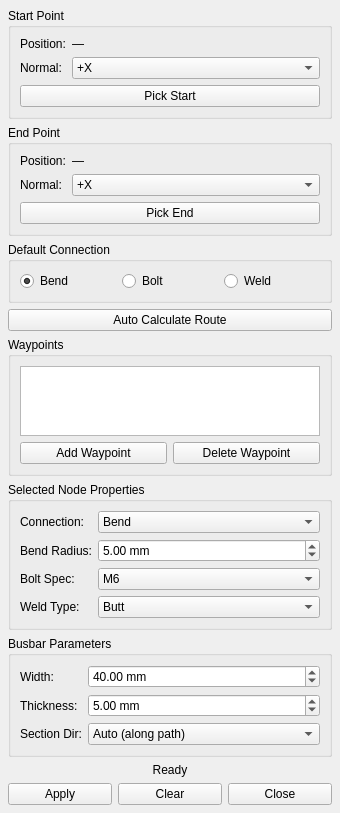
<?xml version="1.0" encoding="UTF-8"?>
<ui version="4.0">
 <class>WidgetBusbar</class>
 <widget class="QWidget" name="WidgetBusbar">
  <property name="geometry">
   <rect>
    <x>0</x>
    <y>0</y>
    <width>340</width>
    <height>700</height>
   </rect>
  </property>
  <property name="windowTitle">
   <string>Busbar Routing</string>
  </property>
  <layout class="QVBoxLayout" name="verticalLayoutMain">
   <property name="margin">
    <number>8</number>
   </property>
   <property name="spacing">
    <number>6</number>
   </property>

   <!-- ============ Start Point ============ -->
   <item>
    <widget class="QGroupBox" name="groupBoxStart">
     <property name="title">
      <string>Start Point</string>
     </property>
     <layout class="QFormLayout" name="formLayoutStart">
      <item row="0" column="0">
       <widget class="QLabel" name="labelStartPos">
        <property name="text"><string>Position:</string></property>
       </widget>
      </item>
      <item row="0" column="1">
       <widget class="QLabel" name="labelStartPosValue">
        <property name="text"><string>—</string></property>
       </widget>
      </item>
      <item row="1" column="0">
       <widget class="QLabel" name="labelStartNormal">
        <property name="text"><string>Normal:</string></property>
       </widget>
      </item>
      <item row="1" column="1">
       <widget class="QComboBox" name="comboBoxStartNormal">
        <item><property name="text"><string>+X</string></property></item>
        <item><property name="text"><string>-X</string></property></item>
        <item><property name="text"><string>+Y</string></property></item>
        <item><property name="text"><string>-Y</string></property></item>
        <item><property name="text"><string>+Z</string></property></item>
        <item><property name="text"><string>-Z</string></property></item>
       </widget>
      </item>
      <item row="2" column="0" colspan="2">
       <widget class="QPushButton" name="pushButtonPickStart">
        <property name="text"><string>Pick Start</string></property>
       </widget>
      </item>
     </layout>
    </widget>
   </item>

   <!-- ============ End Point ============ -->
   <item>
    <widget class="QGroupBox" name="groupBoxEnd">
     <property name="title">
      <string>End Point</string>
     </property>
     <layout class="QFormLayout" name="formLayoutEnd">
      <item row="0" column="0">
       <widget class="QLabel" name="labelEndPos">
        <property name="text"><string>Position:</string></property>
       </widget>
      </item>
      <item row="0" column="1">
       <widget class="QLabel" name="labelEndPosValue">
        <property name="text"><string>—</string></property>
       </widget>
      </item>
      <item row="1" column="0">
       <widget class="QLabel" name="labelEndNormal">
        <property name="text"><string>Normal:</string></property>
       </widget>
      </item>
      <item row="1" column="1">
       <widget class="QComboBox" name="comboBoxEndNormal">
        <item><property name="text"><string>+X</string></property></item>
        <item><property name="text"><string>-X</string></property></item>
        <item><property name="text"><string>+Y</string></property></item>
        <item><property name="text"><string>-Y</string></property></item>
        <item><property name="text"><string>+Z</string></property></item>
        <item><property name="text"><string>-Z</string></property></item>
       </widget>
      </item>
      <item row="2" column="0" colspan="2">
       <widget class="QPushButton" name="pushButtonPickEnd">
        <property name="text"><string>Pick End</string></property>
       </widget>
      </item>
     </layout>
    </widget>
   </item>

   <!-- ============ Default Connection Type ============ -->
   <item>
    <widget class="QGroupBox" name="groupBoxConnection">
     <property name="title">
      <string>Default Connection</string>
     </property>
     <layout class="QHBoxLayout" name="hLayoutConn">
      <item>
       <widget class="QRadioButton" name="radioButtonBend">
        <property name="text"><string>Bend</string></property>
        <property name="checked"><bool>true</bool></property>
       </widget>
      </item>
      <item>
       <widget class="QRadioButton" name="radioButtonBolt">
        <property name="text"><string>Bolt</string></property>
       </widget>
      </item>
      <item>
       <widget class="QRadioButton" name="radioButtonWeld">
        <property name="text"><string>Weld</string></property>
       </widget>
      </item>
     </layout>
    </widget>
   </item>

   <!-- ============ Auto Calculate ============ -->
   <item>
    <widget class="QPushButton" name="pushButtonAutoCalc">
     <property name="text"><string>Auto Calculate Route</string></property>
    </widget>
   </item>

   <!-- ============ Waypoint List ============ -->
   <item>
    <widget class="QGroupBox" name="groupBoxWaypoints">
     <property name="title">
      <string>Waypoints</string>
     </property>
     <layout class="QVBoxLayout" name="vLayoutWP">
      <item>
       <widget class="QListWidget" name="listWidgetWaypoints">
        <property name="minimumHeight">
         <number>100</number>
        </property>
       </widget>
      </item>
      <item>
       <layout class="QHBoxLayout" name="hLayoutWPButtons">
        <item>
         <widget class="QPushButton" name="pushButtonAddWaypoint">
          <property name="text"><string>Add Waypoint</string></property>
         </widget>
        </item>
        <item>
         <widget class="QPushButton" name="pushButtonDeleteWaypoint">
          <property name="text"><string>Delete Waypoint</string></property>
         </widget>
        </item>
       </layout>
      </item>
     </layout>
    </widget>
   </item>

   <!-- ============ Node Properties ============ -->
   <item>
    <widget class="QGroupBox" name="groupBoxNodeProp">
     <property name="title">
      <string>Selected Node Properties</string>
     </property>
     <layout class="QFormLayout" name="formLayoutNodeProp">
      <item row="0" column="0">
       <widget class="QLabel" name="labelNodeType">
        <property name="text"><string>Connection:</string></property>
       </widget>
      </item>
      <item row="0" column="1">
       <widget class="QComboBox" name="comboBoxNodeType">
        <item><property name="text"><string>Bend</string></property></item>
        <item><property name="text"><string>Bolt</string></property></item>
        <item><property name="text"><string>Weld</string></property></item>
       </widget>
      </item>
      <!-- Bend parameters -->
      <item row="1" column="0">
       <widget class="QLabel" name="labelBendRadius">
        <property name="text"><string>Bend Radius:</string></property>
       </widget>
      </item>
      <item row="1" column="1">
       <widget class="QDoubleSpinBox" name="spinBoxBendRadius">
        <property name="minimum"><double>0.1</double></property>
        <property name="maximum"><double>500.0</double></property>
        <property name="value"><double>5.0</double></property>
        <property name="suffix"><string> mm</string></property>
       </widget>
      </item>
      <!-- Bolt parameters -->
      <item row="2" column="0">
       <widget class="QLabel" name="labelBoltSpec">
        <property name="text"><string>Bolt Spec:</string></property>
       </widget>
      </item>
      <item row="2" column="1">
       <widget class="QComboBox" name="comboBoxBoltSpec">
        <item><property name="text"><string>M6</string></property></item>
        <item><property name="text"><string>M8</string></property></item>
        <item><property name="text"><string>M10</string></property></item>
        <item><property name="text"><string>M12</string></property></item>
       </widget>
      </item>
      <!-- Weld parameters -->
      <item row="3" column="0">
       <widget class="QLabel" name="labelWeldType">
        <property name="text"><string>Weld Type:</string></property>
       </widget>
      </item>
      <item row="3" column="1">
       <widget class="QComboBox" name="comboBoxWeldType">
        <item><property name="text"><string>Butt</string></property></item>
        <item><property name="text"><string>Lap</string></property></item>
       </widget>
      </item>
     </layout>
    </widget>
   </item>

   <!-- ============ Busbar Parameters ============ -->
   <item>
    <widget class="QGroupBox" name="groupBoxBusbarParams">
     <property name="title">
      <string>Busbar Parameters</string>
     </property>
     <layout class="QFormLayout" name="formLayoutParams">
      <item row="0" column="0">
       <widget class="QLabel" name="labelWidth">
        <property name="text"><string>Width:</string></property>
       </widget>
      </item>
      <item row="0" column="1">
       <widget class="QDoubleSpinBox" name="spinBoxWidth">
        <property name="minimum"><double>1.0</double></property>
        <property name="maximum"><double>500.0</double></property>
        <property name="value"><double>40.0</double></property>
        <property name="suffix"><string> mm</string></property>
       </widget>
      </item>
      <item row="1" column="0">
       <widget class="QLabel" name="labelThickness">
        <property name="text"><string>Thickness:</string></property>
       </widget>
      </item>
      <item row="1" column="1">
       <widget class="QDoubleSpinBox" name="spinBoxThickness">
        <property name="minimum"><double>0.5</double></property>
        <property name="maximum"><double>50.0</double></property>
        <property name="value"><double>5.0</double></property>
        <property name="suffix"><string> mm</string></property>
       </widget>
      </item>
      <item row="2" column="0">
       <widget class="QLabel" name="labelSectionDir">
        <property name="text"><string>Section Dir:</string></property>
       </widget>
      </item>
      <item row="2" column="1">
       <widget class="QComboBox" name="comboBoxSectionDir">
        <item><property name="text"><string>Auto (along path)</string></property></item>
        <item><property name="text"><string>Fixed +X</string></property></item>
        <item><property name="text"><string>Fixed +Y</string></property></item>
        <item><property name="text"><string>Fixed +Z</string></property></item>
       </widget>
      </item>
     </layout>
    </widget>
   </item>

   <!-- ============ Status ============ -->
   <item>
    <widget class="QLabel" name="labelStatus">
     <property name="text"><string>Ready</string></property>
     <property name="alignment">
      <set>Qt::AlignCenter</set>
     </property>
    </widget>
   </item>

   <!-- ============ Action Buttons ============ -->
   <item>
    <layout class="QHBoxLayout" name="hLayoutActions">
     <item>
      <widget class="QPushButton" name="pushButtonApply">
       <property name="text"><string>Apply</string></property>
      </widget>
     </item>
     <item>
      <widget class="QPushButton" name="pushButtonClear">
       <property name="text"><string>Clear</string></property>
      </widget>
     </item>
     <item>
      <widget class="QPushButton" name="pushButtonClose">
       <property name="text"><string>Close</string></property>
      </widget>
     </item>
    </layout>
   </item>

  </layout>
 </widget>
 <resources/>
 <connections/>
</ui>
